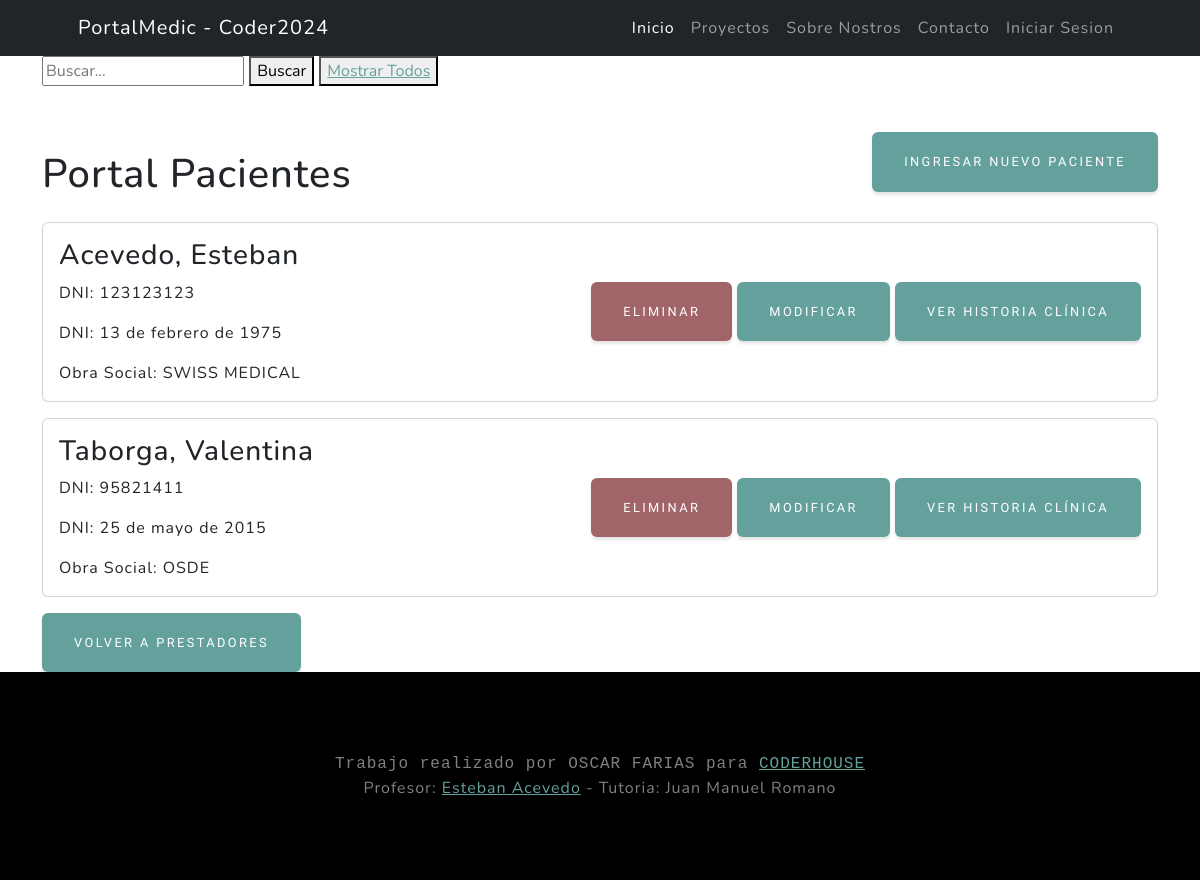
Before: /pacientes/pacientes/list with the older database file.
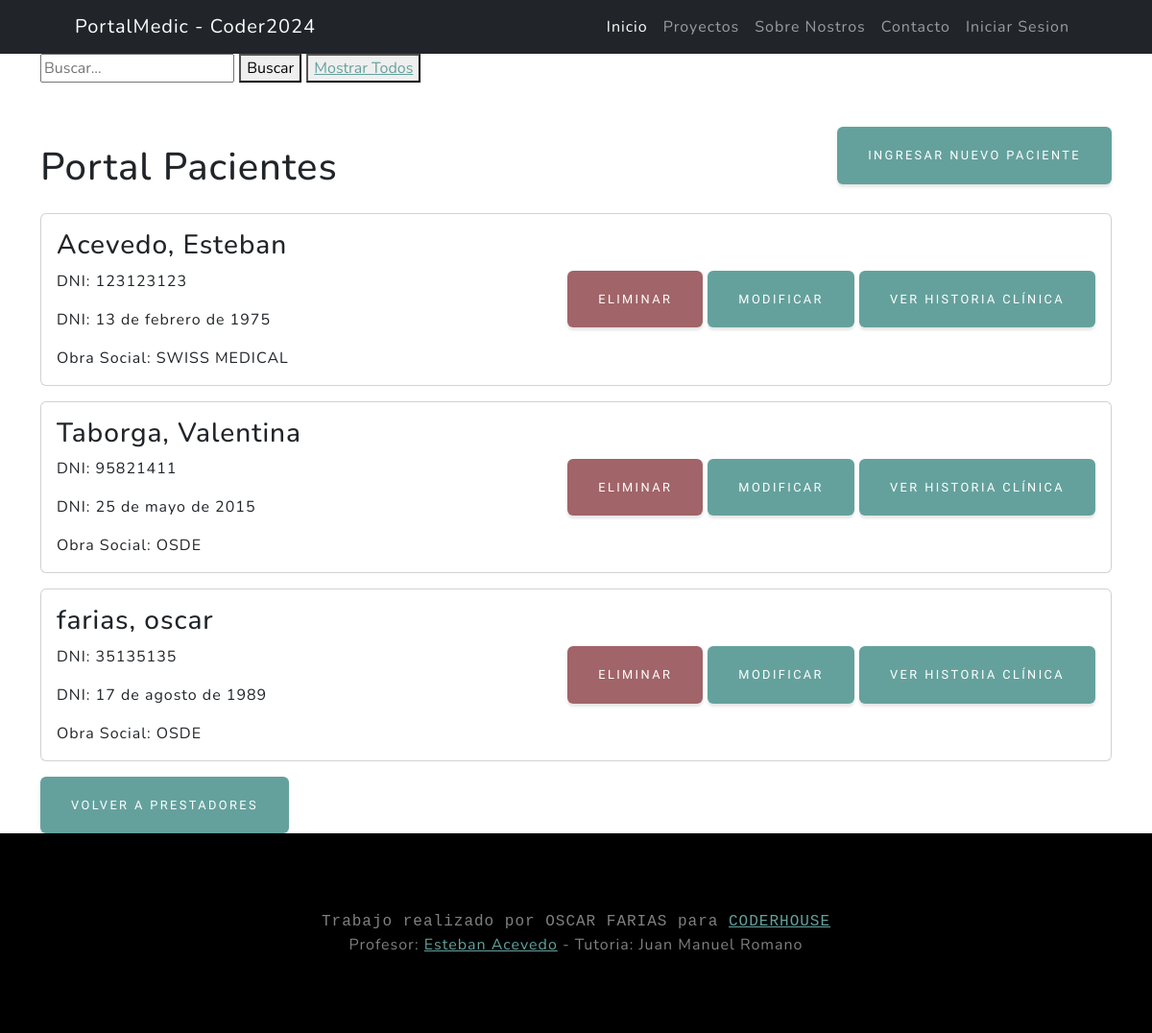
After: the same page with the newer database file.
### pacientes/models.py (models this page shows, shortened)
class Paciente(models.Model):
    nombre = models.CharField(max_length=50, null = False)
    apellido = models.CharField(max_length=50, null = False)
    DNI = models.IntegerField(unique=True, null=False)
    fecha_nacimiento = models.DateField(null=True, blank=True)
    telefono = models.IntegerField(null=True, blank=True)
    obraSocial = models.ForeignKey(ObraSocial, on_delete=models.SET_NULL, null=True, blank=True, verbose_name = "Socio ID", related_name="paciente_obrasocial")
    numeroAfiliado = models.CharField(max_length=50,null=False, blank=False, verbose_name="Numero de Afiliado")
    medico_tratante = models.ForeignKey("medicos.Medicos", on_delete=models.SET_NULL, null=True, blank=True, related_name="paciente_medicos")
    class Meta:
        verbose_name = "Paciente"
        verbose_name_plural = "Pacientes"

class ObraSocial(models.Model):
    obra_social = models.CharField(max_length=100,unique=True,null=False,blank=False)
    def __str__(self) -> str:
        return self.obra_social
    class Meta:
        verbose_name = "Obra Social"
        verbose_name_plural = "Obras Sociales"

### pacientes/views.py (the view)
# urls.py: path("pacientes/list", pacientes_list,name="pacientes_list" ),
def pacientes_list(request):
    query = request.GET.get('busqueda', '')
    if query:
        pacientes = Paciente.objects.filter(
            Q(nombre__icontains=query) |
            Q(apellido__icontains=query) |
            Q(DNI__icontains=query)
        )
    else:
        pacientes = Paciente.objects.all()
    return render(request, 'pacientes/pacientes_list.html', {'pacientes': pacientes})

### pacientes/templates/pacientes/pacientes_list.html (shortened to what this page needs)
{% extends 'core/base.html' %}
{% block content %}
<div class="container">
    <div class="pb-lg-3">
        <form action="{% url 'pacientes:pacientes_list' %}" method="get">
            <input type="" name="busqueda" placeholder="Buscar...">
            <button class="" type="submit">Buscar</button>
            <button class="" type="submit"><a href="{% url 'pacientes:pacientes_list' %}">Mostrar Todos</a></button>
        </form>
    </div>
    <div class="d-flex justify-content-between align-items-center">
        <h1 class="mt-5 mb-4">Portal Pacientes</h1>
        <a href="{% url 'pacientes:pacientes_create'%}" class="btn btn-primary">Ingresar Nuevo Paciente</a>
    </div>
    {% for paciente in pacientes %}
    <div class="card mb-3">
        <div class="card-body d-flex justify-content-between align-items-center">
            <div>
                <h3 class="card-title">{{paciente.apellido}}, {{ paciente.nombre }}</h3>
                <p class="card-text">DNI: {{ paciente.DNI }}</p>
                <p class="card-text">DNI: {{ paciente.fecha_nacimiento }}</p>
                <p class="card-text">Obra Social: {{ paciente.obraSocial }}</p>
            </div>
            <div>
                <form method="post" action="{% url 'pacientes:pacientes_confirm_delete' pk=paciente.id%}">
                    <button type="submit" class="btn btn-danger">Eliminar</button>
                <a href="{% url 'pacientes:pacientes_update' pk=paciente.id%}" class="btn btn-primary">Modificar</a>
                <a href="{% url 'pacientes:ver_historia' pk=paciente.id %}" class="btn btn-primary">Ver Historia Clínica</a>
                </form>
            </div>
        </div>
    </div>
    {% endfor %}
    <a href="{% url 'medicos:medicos_list' %}" class="btn btn-primary">Volver a Prestadores</a>
</div>
{% endblock content %}

Changed rows visible on the page:
added Paciente: apellido "farias", nombre "oscar", DNI "35135135", fecha_nacimiento "17 de agosto de 1989", obraSocial "OSDE"
